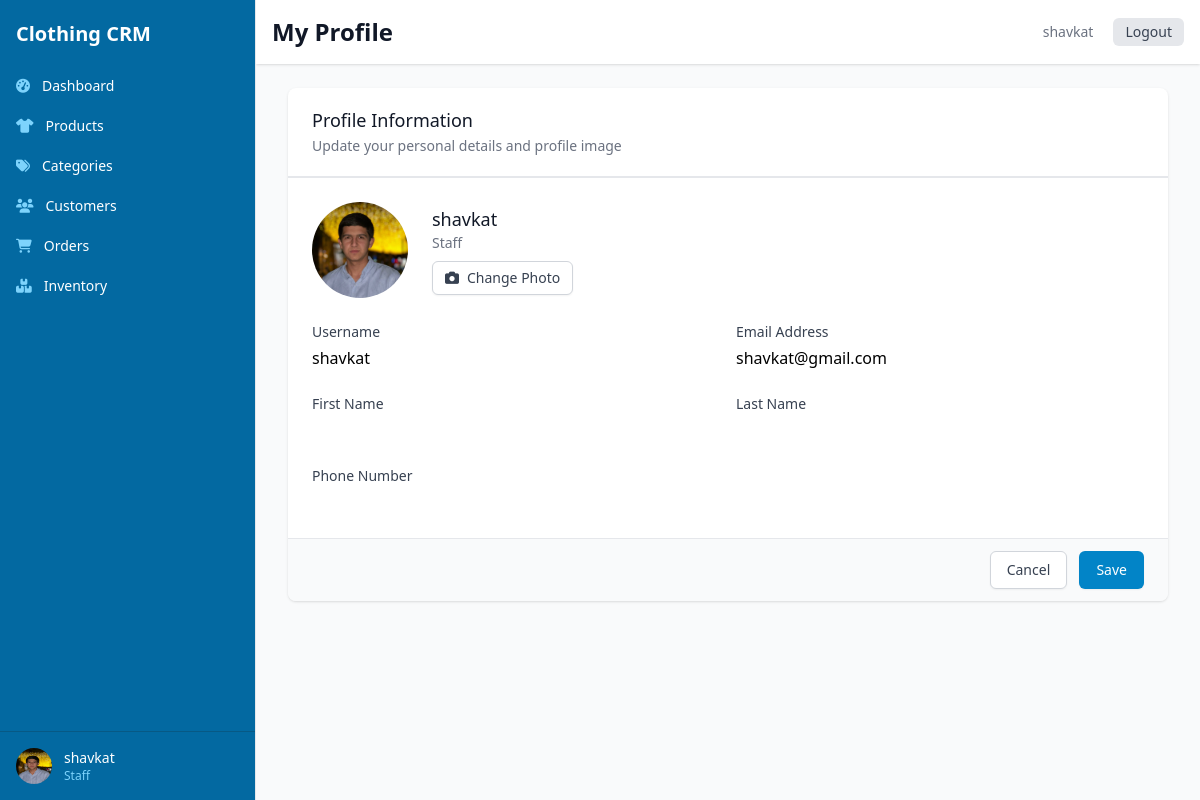
Screenshot of /profile/ (signed in) with the database file from the repository.
### core/models.py (models this page shows, shortened)
class User(AbstractUser):
    ADMIN = 'admin'
    MANAGER = 'manager'
    STAFF = 'staff'
    ROLE_CHOICES = [
        (ADMIN, _('Admin')),
        (MANAGER, _('Manager')),
        (STAFF, _('Staff')),
    ]
    role = models.CharField(max_length=20, choices=ROLE_CHOICES, default=STAFF)
    phone = models.CharField(max_length=20, blank=True)
    profile_image = models.ImageField(upload_to='profile_images/', blank=True, null=True)
    class Meta:
        verbose_name = _('user')
        verbose_name_plural = _('users')

### core/views.py (the view)
# urls.py: path('profile/', views.profile_view, name='profile'),
@login_required
def profile_view(request):
    if request.method == 'POST':
        form = UserForm(request.POST, request.FILES, instance=request.user)
        if form.is_valid():
            form.save()
            messages.success(request, 'Profile updated successfully!')
            return redirect('profile')
    else:
        form = UserForm(instance=request.user)
    return render(request, 'core/profile.html', {'form': form})

### core/forms.py
class UserForm(forms.ModelForm):
    class Meta:
        model = User
        fields = ['username', 'first_name', 'last_name', 'email', 'phone', 'profile_image']
        widgets = {
            'profile_image': forms.FileInput(),
        }

### templates/core/profile.html (shortened to what this page needs)
{% extends "base.html" %}
{% block header_title %}My Profile{% endblock %}
{% block content %}
<div class="bg-white shadow overflow-hidden sm:rounded-lg">
    <div class="px-4 py-5 sm:px-6">
        <h2 class="text-lg leading-6 font-medium text-gray-900">Profile Information</h2>
        <p class="mt-1 max-w-2xl text-sm text-gray-500">
            Update your personal details and profile image
        </p>
    </div>
    <div class="border-t border-gray-200">
        <form method="post" enctype="multipart/form-data" class="divide-y divide-gray-200">
            <div class="px-4 py-5 sm:p-6">
                <div class="flex items-center mb-6">
                    <div class="flex-shrink-0 h-24 w-24">
                        {% if user.profile_image %}
                            <img class="h-24 w-24 rounded-full object-cover" src="{{ user.profile_image.url }}" alt="{{ user.username }}">
                        {% else %}
                            <div class="h-24 w-24 rounded-full bg-primary-500 flex items-center justify-center text-white text-2xl font-semibold">
                                {{ user.username.0|upper }}
                            </div>
                        {% endif %}
                    </div>
                    <div class="ml-6">
                        <h3 class="text-lg font-medium text-gray-900">{{ user.get_full_name|default:user.username }}</h3>
                        <p class="text-sm text-gray-500">{{ user.get_role_display }}</p>
                        <div class="mt-2">
                            <label for="{{ form.profile_image.id_for_label }}" class="inline-flex items-center px-3 py-2 border border-gray-300 shadow-sm text-sm leading-4 font-medium rounded-md text-gray-700 bg-white hover:bg-gray-50 focus:outline-none focus:ring-2 focus:ring-offset-2 focus:ring-primary-500">
                                <i class="fas fa-camera mr-2"></i> Change Photo
                            </label>
                        </div>
                    </div>
                </div>
                <div class="grid grid-cols-1 gap-y-6 gap-x-4 sm:grid-cols-6">
                    <div class="sm:col-span-3">
                        <label for="{{ form.username.id_for_label }}" class="block text-sm font-medium text-gray-700">
                            Username
                        </label>
                        <div class="mt-1">
                            {{ form.username }}
                        </div>
                    </div>
                    <div class="sm:col-span-3">
                        <label for="{{ form.email.id_for_label }}" class="block text-sm font-medium text-gray-700">
                            Email Address
                        </label>
                        <div class="mt-1">
                            {{ form.email }}
                        </div>
                    </div>
                    <div class="sm:col-span-3">
                        <label for="{{ form.first_name.id_for_label }}" class="block text-sm font-medium text-gray-700">
                            First Name
                        </label>
                        <div class="mt-1">
                            {{ form.first_name }}
                        </div>
                    </div>
                    <div class="sm:col-span-3">
                        <label for="{{ form.last_name.id_for_label }}" class="block text-sm font-medium text-gray-700">
                            Last Name
                        </label>
                        <div class="mt-1">
                            {{ form.last_name }}
                        </div>
                    </div>
                    <div class="sm:col-span-3">
                        <label for="{{ form.phone.id_for_label }}" class="block text-sm font-medium text-gray-700">
                            Phone Number
                        </label>
                        <div class="mt-1">
                            {{ form.phone }}
                        </div>
                    </div>
                </div>
            </div>
            <div class="px-4 py-3 bg-gray-50 text-right sm:px-6">
                <a href="{% url 'dashboard' %}" class="inline-flex justify-center py-2 px-4 border border-gray-300 shadow-sm text-sm font-medium rounded-md text-gray-700 bg-white hover:bg-gray-50 focus:outline-none focus:ring-2 focus:ring-offset-2 focus:ring-primary-500 mr-2">
                    Cancel
                </a>
                <button type="submit" class="inline-flex justify-center py-2 px-4 border border-transparent shadow-sm text-sm font-medium rounded-md text-white bg-primary-600 hover:bg-primary-700 focus:outline-none focus:ring-2 focus:ring-offset-2 focus:ring-primary-500">
                    Save
                </button>
            </div>
        </form>
    </div>
</div>
{% endblock %}

### templates/base.html (shortened to what this page needs)
<!DOCTYPE html>
<html lang="en">
<head>
    <script src="https://cdn.tailwindcss.com"></script>
    <link rel="stylesheet" href="https://cdnjs.cloudflare.com/ajax/libs/font-awesome/6.4.0/css/all.min.css">
</head>
<body class="bg-gray-50">
    {% if user.is_authenticated %}
        <div class="flex h-screen overflow-hidden">
            <div class="hidden md:flex md:flex-shrink-0">
                <div class="flex flex-col w-64">
                    <div class="flex flex-col flex-grow pt-5 overflow-y-auto bg-primary-700 border-r">
                        <div class="flex items-center flex-shrink-0 px-4">
                            <span class="text-xl font-semibold text-white">Clothing CRM</span>
                        </div>
                        <div class="mt-5 flex-1 flex flex-col">
                            <nav class="flex-1 px-2 space-y-1">
                                <a href="{% url 'dashboard' %}" class="{% if request.path == '/' %}bg-primary-800{% else %}hover:bg-primary-600{% endif %} text-white group flex items-center px-2 py-2 text-sm font-medium rounded-md">
                                    <i class="fas fa-tachometer-alt mr-3 text-primary-300"></i>
                                    Dashboard
                                </a>
                                <a href="{% url 'product_list' %}" class="{% if '/products/' in request.path %}bg-primary-800{% else %}hover:bg-primary-600{% endif %} text-white group flex items-center px-2 py-2 text-sm font-medium rounded-md">
                                    <i class="fas fa-tshirt mr-3 text-primary-300"></i>
                                    Products
                                </a>
                                <a href="{% url 'category_list' %}" class="{% if '/categories/' in request.path %}bg-primary-800{% else %}hover:bg-primary-600{% endif %} text-white group flex items-center px-2 py-2 text-sm font-medium rounded-md">
                                    <i class="fas fa-tags mr-3 text-primary-300"></i>
                                    Categories
                                </a>
                                <a href="{% url 'customer_list' %}" class="{% if '/customers/' in request.path %}bg-primary-800{% else %}hover:bg-primary-600{% endif %} text-white group flex items-center px-2 py-2 text-sm font-medium rounded-md">
                                    <i class="fas fa-users mr-3 text-primary-300"></i>
                                    Customers
                                </a>
                                <a href="{% url 'order_list' %}" class="{% if '/orders/' in request.path %}bg-primary-800{% else %}hover:bg-primary-600{% endif %} text-white group flex items-center px-2 py-2 text-sm font-medium rounded-md">
                                    <i class="fas fa-shopping-cart mr-3 text-primary-300"></i>
                                    Orders
                                </a>
                                <a href="{% url 'inventory_list' %}" class="{% if '/inventory/' in request.path %}bg-primary-800{% else %}hover:bg-primary-600{% endif %} text-white group flex items-center px-2 py-2 text-sm font-medium rounded-md">
                                    <i class="fas fa-boxes mr-3 text-primary-300"></i>
                                    Inventory
                                </a>
                            </nav>
                        </div>
                        <div class="flex-shrink-0 flex border-t border-primary-800 p-4">
                            <a href="{% url 'profile' %}" class="flex-shrink-0 w-full group block">
                                <div class="flex items-center">
                                    <div>
                                        {% if user.profile_image %}
                                            <img class="inline-block h-9 w-9 rounded-full" src="{{ user.profile_image.url }}" alt="{{ user.username }}">
                                        {% else %}
                                            <div class="inline-block h-9 w-9 rounded-full bg-primary-500 flex items-center justify-center text-white">
                                                {{ user.username.0|upper }}
                                            </div>
                                        {% endif %}
                                    </div>
                                    <div class="ml-3">
                                        <p class="text-sm font-medium text-white">{{ user.get_full_name|default:user.username }}</p>
                                        <p class="text-xs font-medium text-primary-300">{{ user.get_role_display }}</p>
                                    </div>
                                </div>
                            </a>
                        </div>
                    </div>
                </div>
            </div>
            <div class="flex flex-col w-0 flex-1 overflow-hidden">
                <div class="relative z-10 flex-shrink-0 flex h-16 bg-white shadow">
                    <div class="flex-1 px-4 flex justify-between">
                        <div class="flex-1 flex">
                            <h1 class="text-2xl font-semibold text-gray-900 self-center">
                                {% block header_title %}{% endblock %}
                            </h1>
                        </div>
                        <div class="ml-4 flex items-center md:ml-6">
                            <div class="ml-3 relative">
                                <div class="flex items-center">
                                    <a href="{% url 'profile' %}" class="text-gray-500 hover:text-gray-700 p-1 rounded-full text-sm">
                                        <span>{{ user.get_full_name|default:user.username }}</span>
                                    </a>
                                    <a href="{% url 'logout' %}" class="ml-4 px-3 py-1 bg-gray-200 text-gray-700 rounded-md text-sm hover:bg-gray-300">
                                        Logout
                                    </a>
                                </div>
                            </div>
                        </div>
                    </div>
                </div>
                <main class="flex-1 relative overflow-y-auto focus:outline-none">
                    <div class="py-6">
                        <div class="max-w-7xl mx-auto px-4 sm:px-6 md:px-8">
                            {% block content %}{% endblock %}
                        </div>
                    </div>
                </main>
            </div>
        </div>
    {% else %}
        {% block auth_content %}{% endblock %}
    {% endif %}
</body>
</html>

### rows the page displays
User: profile_image (picture), get_full_name "shavkat", role "Staff", username "shavkat", email "shavkat@gmail.com"
